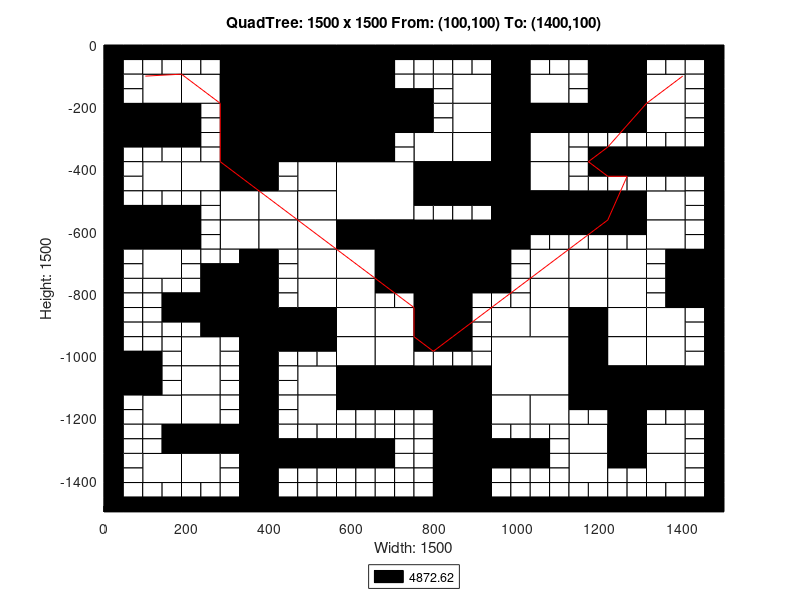

Write MATLAB code to recreate this figure.
axis([0 1500 -1500 0]);
title('QuadTree: 1500 x 1500 From: (100,100) To: (1400,100)');
xlabel('Width: 1500');
ylabel('Height: 1500');
rectangle('Position',[375 -187.5 187.5 187.5], 'FaceColor',[0 0 0]);
rectangle('Position',[375 -375 187.5 187.5], 'FaceColor',[0 0 0]);
rectangle('Position',[562.5 -562.5 187.5 187.5], 'FaceColor',[1 1 1]);
rectangle('Position',[750 -750 187.5 187.5], 'FaceColor',[0 0 0]);
rectangle('Position',[937.5 -1125 187.5 187.5], 'FaceColor',[1 1 1]);
rectangle('Position',[93.75 -187.5 93.75 93.75], 'FaceColor',[1 1 1]);
rectangle('Position',[281.25 -93.75 93.75 93.75], 'FaceColor',[0 0 0]);
rectangle('Position',[187.5 -187.5 93.75 93.75], 'FaceColor',[1 1 1]);
rectangle('Position',[281.25 -187.5 93.75 93.75], 'FaceColor',[0 0 0]);
rectangle('Position',[0 -281.25 93.75 93.75], 'FaceColor',[0 0 0]);
rectangle('Position',[93.75 -281.25 93.75 93.75], 'FaceColor',[0 0 0]);
rectangle('Position',[281.25 -281.25 93.75 93.75], 'FaceColor',[0 0 0]);
rectangle('Position',[281.25 -375 93.75 93.75], 'FaceColor',[0 0 0]);
rectangle('Position',[562.5 -93.75 93.75 93.75], 'FaceColor',[0 0 0]);
rectangle('Position',[562.5 -187.5 93.75 93.75], 'FaceColor',[0 0 0]);
rectangle('Position',[562.5 -281.25 93.75 93.75], 'FaceColor',[0 0 0]);
rectangle('Position',[656.25 -281.25 93.75 93.75], 'FaceColor',[0 0 0]);
rectangle('Position',[562.5 -375 93.75 93.75], 'FaceColor',[0 0 0]);
rectangle('Position',[93.75 -468.75 93.75 93.75], 'FaceColor',[1 1 1]);
rectangle('Position',[187.5 -468.75 93.75 93.75], 'FaceColor',[1 1 1]);
rectangle('Position',[281.25 -468.75 93.75 93.75], 'FaceColor',[0 0 0]);
rectangle('Position',[281.25 -562.5 93.75 93.75], 'FaceColor',[1 1 1]);
rectangle('Position',[0 -656.25 93.75 93.75], 'FaceColor',[0 0 0]);
rectangle('Position',[93.75 -656.25 93.75 93.75], 'FaceColor',[0 0 0]);
rectangle('Position',[93.75 -750 93.75 93.75], 'FaceColor',[1 1 1]);
rectangle('Position',[281.25 -656.25 93.75 93.75], 'FaceColor',[1 1 1]);
rectangle('Position',[468.75 -468.75 93.75 93.75], 'FaceColor',[1 1 1]);
rectangle('Position',[375 -562.5 93.75 93.75], 'FaceColor',[1 1 1]);
rectangle('Position',[468.75 -562.5 93.75 93.75], 'FaceColor',[1 1 1]);
rectangle('Position',[375 -656.25 93.75 93.75], 'FaceColor',[1 1 1]);
rectangle('Position',[468.75 -656.25 93.75 93.75], 'FaceColor',[1 1 1]);
rectangle('Position',[468.75 -750 93.75 93.75], 'FaceColor',[1 1 1]);
rectangle('Position',[562.5 -656.25 93.75 93.75], 'FaceColor',[0 0 0]);
rectangle('Position',[656.25 -656.25 93.75 93.75], 'FaceColor',[0 0 0]);
rectangle('Position',[562.5 -750 93.75 93.75], 'FaceColor',[1 1 1]);
rectangle('Position',[656.25 -750 93.75 93.75], 'FaceColor',[0 0 0]);
rectangle('Position',[843.75 -187.5 93.75 93.75], 'FaceColor',[1 1 1]);
rectangle('Position',[937.5 -93.75 93.75 93.75], 'FaceColor',[0 0 0]);
rectangle('Position',[937.5 -187.5 93.75 93.75], 'FaceColor',[0 0 0]);
rectangle('Position',[1031.25 -187.5 93.75 93.75], 'FaceColor',[1 1 1]);
rectangle('Position',[843.75 -281.25 93.75 93.75], 'FaceColor',[1 1 1]);
rectangle('Position',[750 -375 93.75 93.75], 'FaceColor',[1 1 1]);
rectangle('Position',[843.75 -375 93.75 93.75], 'FaceColor',[1 1 1]);
rectangle('Position',[937.5 -281.25 93.75 93.75], 'FaceColor',[0 0 0]);
rectangle('Position',[1031.25 -281.25 93.75 93.75], 'FaceColor',[0 0 0]);
rectangle('Position',[937.5 -375 93.75 93.75], 'FaceColor',[0 0 0]);
rectangle('Position',[1031.25 -375 93.75 93.75], 'FaceColor',[1 1 1]);
rectangle('Position',[1218.75 -93.75 93.75 93.75], 'FaceColor',[0 0 0]);
rectangle('Position',[1218.75 -187.5 93.75 93.75], 'FaceColor',[0 0 0]);
rectangle('Position',[1312.5 -187.5 93.75 93.75], 'FaceColor',[1 1 1]);
rectangle('Position',[1125 -281.25 93.75 93.75], 'FaceColor',[0 0 0]);
rectangle('Position',[1218.75 -281.25 93.75 93.75], 'FaceColor',[0 0 0]);
rectangle('Position',[1312.5 -281.25 93.75 93.75], 'FaceColor',[1 1 1]);
rectangle('Position',[750 -468.75 93.75 93.75], 'FaceColor',[0 0 0]);
rectangle('Position',[843.75 -468.75 93.75 93.75], 'FaceColor',[0 0 0]);
rectangle('Position',[937.5 -468.75 93.75 93.75], 'FaceColor',[0 0 0]);
rectangle('Position',[1031.25 -468.75 93.75 93.75], 'FaceColor',[1 1 1]);
rectangle('Position',[937.5 -562.5 93.75 93.75], 'FaceColor',[0 0 0]);
rectangle('Position',[1031.25 -562.5 93.75 93.75], 'FaceColor',[0 0 0]);
rectangle('Position',[937.5 -656.25 93.75 93.75], 'FaceColor',[0 0 0]);
rectangle('Position',[1031.25 -750 93.75 93.75], 'FaceColor',[1 1 1]);
rectangle('Position',[1125 -562.5 93.75 93.75], 'FaceColor',[0 0 0]);
rectangle('Position',[1218.75 -562.5 93.75 93.75], 'FaceColor',[0 0 0]);
rectangle('Position',[1312.5 -562.5 93.75 93.75], 'FaceColor',[1 1 1]);
rectangle('Position',[1125 -750 93.75 93.75], 'FaceColor',[1 1 1]);
rectangle('Position',[1218.75 -750 93.75 93.75], 'FaceColor',[1 1 1]);
rectangle('Position',[1312.5 -656.25 93.75 93.75], 'FaceColor',[1 1 1]);
rectangle('Position',[1406.25 -750 93.75 93.75], 'FaceColor',[0 0 0]);
rectangle('Position',[281.25 -843.75 93.75 93.75], 'FaceColor',[0 0 0]);
rectangle('Position',[281.25 -937.5 93.75 93.75], 'FaceColor',[0 0 0]);
rectangle('Position',[0 -1125 93.75 93.75], 'FaceColor',[0 0 0]);
rectangle('Position',[187.5 -1031.25 93.75 93.75], 'FaceColor',[1 1 1]);
rectangle('Position',[187.5 -1125 93.75 93.75], 'FaceColor',[1 1 1]);
rectangle('Position',[468.75 -843.75 93.75 93.75], 'FaceColor',[1 1 1]);
rectangle('Position',[375 -937.5 93.75 93.75], 'FaceColor',[0 0 0]);
rectangle('Position',[468.75 -937.5 93.75 93.75], 'FaceColor',[0 0 0]);
rectangle('Position',[562.5 -843.75 93.75 93.75], 'FaceColor',[1 1 1]);
rectangle('Position',[562.5 -937.5 93.75 93.75], 'FaceColor',[1 1 1]);
rectangle('Position',[656.25 -937.5 93.75 93.75], 'FaceColor',[1 1 1]);
rectangle('Position',[468.75 -1125 93.75 93.75], 'FaceColor',[1 1 1]);
rectangle('Position',[562.5 -1031.25 93.75 93.75], 'FaceColor',[1 1 1]);
rectangle('Position',[656.25 -1031.25 93.75 93.75], 'FaceColor',[1 1 1]);
rectangle('Position',[562.5 -1125 93.75 93.75], 'FaceColor',[0 0 0]);
rectangle('Position',[656.25 -1125 93.75 93.75], 'FaceColor',[0 0 0]);
rectangle('Position',[93.75 -1218.75 93.75 93.75], 'FaceColor',[1 1 1]);
rectangle('Position',[187.5 -1218.75 93.75 93.75], 'FaceColor',[1 1 1]);
rectangle('Position',[187.5 -1312.5 93.75 93.75], 'FaceColor',[0 0 0]);
rectangle('Position',[281.25 -1312.5 93.75 93.75], 'FaceColor',[0 0 0]);
rectangle('Position',[93.75 -1406.25 93.75 93.75], 'FaceColor',[1 1 1]);
rectangle('Position',[187.5 -1406.25 93.75 93.75], 'FaceColor',[1 1 1]);
rectangle('Position',[468.75 -1218.75 93.75 93.75], 'FaceColor',[1 1 1]);
rectangle('Position',[750 -843.75 93.75 93.75], 'FaceColor',[0 0 0]);
rectangle('Position',[750 -937.5 93.75 93.75], 'FaceColor',[0 0 0]);
rectangle('Position',[1031.25 -843.75 93.75 93.75], 'FaceColor',[1 1 1]);
rectangle('Position',[937.5 -937.5 93.75 93.75], 'FaceColor',[1 1 1]);
rectangle('Position',[1031.25 -937.5 93.75 93.75], 'FaceColor',[1 1 1]);
rectangle('Position',[750 -1125 93.75 93.75], 'FaceColor',[0 0 0]);
rectangle('Position',[843.75 -1125 93.75 93.75], 'FaceColor',[0 0 0]);
rectangle('Position',[1125 -843.75 93.75 93.75], 'FaceColor',[1 1 1]);
rectangle('Position',[1218.75 -843.75 93.75 93.75], 'FaceColor',[1 1 1]);
rectangle('Position',[1125 -937.5 93.75 93.75], 'FaceColor',[0 0 0]);
rectangle('Position',[1218.75 -937.5 93.75 93.75], 'FaceColor',[1 1 1]);
rectangle('Position',[1406.25 -843.75 93.75 93.75], 'FaceColor',[0 0 0]);
rectangle('Position',[1312.5 -937.5 93.75 93.75], 'FaceColor',[1 1 1]);
rectangle('Position',[1125 -1031.25 93.75 93.75], 'FaceColor',[0 0 0]);
rectangle('Position',[1218.75 -1031.25 93.75 93.75], 'FaceColor',[1 1 1]);
rectangle('Position',[1125 -1125 93.75 93.75], 'FaceColor',[0 0 0]);
rectangle('Position',[1218.75 -1125 93.75 93.75], 'FaceColor',[0 0 0]);
rectangle('Position',[1312.5 -1031.25 93.75 93.75], 'FaceColor',[1 1 1]);
rectangle('Position',[1312.5 -1125 93.75 93.75], 'FaceColor',[0 0 0]);
rectangle('Position',[1406.25 -1125 93.75 93.75], 'FaceColor',[0 0 0]);
rectangle('Position',[843.75 -1218.75 93.75 93.75], 'FaceColor',[0 0 0]);
rectangle('Position',[843.75 -1312.5 93.75 93.75], 'FaceColor',[0 0 0]);
rectangle('Position',[937.5 -1218.75 93.75 93.75], 'FaceColor',[1 1 1]);
rectangle('Position',[1031.25 -1218.75 93.75 93.75], 'FaceColor',[1 1 1]);
rectangle('Position',[843.75 -1406.25 93.75 93.75], 'FaceColor',[0 0 0]);
rectangle('Position',[843.75 -1500 93.75 93.75], 'FaceColor',[0 0 0]);
rectangle('Position',[1218.75 -1218.75 93.75 93.75], 'FaceColor',[0 0 0]);
rectangle('Position',[1125 -1312.5 93.75 93.75], 'FaceColor',[1 1 1]);
rectangle('Position',[1218.75 -1312.5 93.75 93.75], 'FaceColor',[0 0 0]);
rectangle('Position',[1312.5 -1312.5 93.75 93.75], 'FaceColor',[1 1 1]);
rectangle('Position',[1125 -1406.25 93.75 93.75], 'FaceColor',[1 1 1]);
rectangle('Position',[1312.5 -1406.25 93.75 93.75], 'FaceColor',[1 1 1]);
rectangle('Position',[0 -46.875 46.875 46.875], 'FaceColor',[0 0 0]);
rectangle('Position',[46.875 -46.875 46.875 46.875], 'FaceColor',[0 0 0]);
rectangle('Position',[0 -93.75 46.875 46.875], 'FaceColor',[0 0 0]);
rectangle('Position',[46.875 -93.75 46.875 46.875], 'FaceColor',[1 1 1]);
rectangle('Position',[93.75 -46.875 46.875 46.875], 'FaceColor',[0 0 0]);
rectangle('Position',[140.625 -46.875 46.875 46.875], 'FaceColor',[0 0 0]);
rectangle('Position',[93.75 -93.75 46.875 46.875], 'FaceColor',[1 1 1]);
rectangle('Position',[140.625 -93.75 46.875 46.875], 'FaceColor',[1 1 1]);
rectangle('Position',[0 -140.625 46.875 46.875], 'FaceColor',[0 0 0]);
rectangle('Position',[46.875 -140.625 46.875 46.875], 'FaceColor',[1 1 1]);
rectangle('Position',[0 -187.5 46.875 46.875], 'FaceColor',[0 0 0]);
rectangle('Position',[46.875 -187.5 46.875 46.875], 'FaceColor',[1 1 1]);
rectangle('Position',[187.5 -46.875 46.875 46.875], 'FaceColor',[0 0 0]);
rectangle('Position',[234.375 -46.875 46.875 46.875], 'FaceColor',[0 0 0]);
rectangle('Position',[187.5 -93.75 46.875 46.875], 'FaceColor',[1 1 1]);
rectangle('Position',[234.375 -93.75 46.875 46.875], 'FaceColor',[1 1 1]);
rectangle('Position',[0 -328.125 46.875 46.875], 'FaceColor',[0 0 0]);
rectangle('Position',[46.875 -328.125 46.875 46.875], 'FaceColor',[0 0 0]);
rectangle('Position',[0 -375 46.875 46.875], 'FaceColor',[0 0 0]);
rectangle('Position',[46.875 -375 46.875 46.875], 'FaceColor',[1 1 1]);
rectangle('Position',[93.75 -328.125 46.875 46.875], 'FaceColor',[0 0 0]);
rectangle('Position',[140.625 -328.125 46.875 46.875], 'FaceColor',[0 0 0]);
rectangle('Position',[93.75 -375 46.875 46.875], 'FaceColor',[1 1 1]);
rectangle('Position',[140.625 -375 46.875 46.875], 'FaceColor',[1 1 1]);
rectangle('Position',[187.5 -234.375 46.875 46.875], 'FaceColor',[0 0 0]);
rectangle('Position',[234.375 -234.375 46.875 46.875], 'FaceColor',[1 1 1]);
rectangle('Position',[187.5 -281.25 46.875 46.875], 'FaceColor',[0 0 0]);
rectangle('Position',[234.375 -281.25 46.875 46.875], 'FaceColor',[1 1 1]);
rectangle('Position',[187.5 -328.125 46.875 46.875], 'FaceColor',[0 0 0]);
rectangle('Position',[234.375 -328.125 46.875 46.875], 'FaceColor',[1 1 1]);
rectangle('Position',[187.5 -375 46.875 46.875], 'FaceColor',[1 1 1]);
rectangle('Position',[234.375 -375 46.875 46.875], 'FaceColor',[1 1 1]);
rectangle('Position',[656.25 -46.875 46.875 46.875], 'FaceColor',[0 0 0]);
rectangle('Position',[703.125 -46.875 46.875 46.875], 'FaceColor',[0 0 0]);
rectangle('Position',[656.25 -93.75 46.875 46.875], 'FaceColor',[0 0 0]);
rectangle('Position',[703.125 -93.75 46.875 46.875], 'FaceColor',[1 1 1]);
rectangle('Position',[656.25 -140.625 46.875 46.875], 'FaceColor',[0 0 0]);
rectangle('Position',[703.125 -140.625 46.875 46.875], 'FaceColor',[1 1 1]);
rectangle('Position',[656.25 -187.5 46.875 46.875], 'FaceColor',[0 0 0]);
rectangle('Position',[703.125 -187.5 46.875 46.875], 'FaceColor',[0 0 0]);
rectangle('Position',[656.25 -328.125 46.875 46.875], 'FaceColor',[0 0 0]);
rectangle('Position',[703.125 -328.125 46.875 46.875], 'FaceColor',[1 1 1]);
rectangle('Position',[656.25 -375 46.875 46.875], 'FaceColor',[0 0 0]);
rectangle('Position',[703.125 -375 46.875 46.875], 'FaceColor',[1 1 1]);
rectangle('Position',[0 -421.875 46.875 46.875], 'FaceColor',[0 0 0]);
rectangle('Position',[46.875 -421.875 46.875 46.875], 'FaceColor',[1 1 1]);
rectangle('Position',[0 -468.75 46.875 46.875], 'FaceColor',[0 0 0]);
rectangle('Position',[46.875 -468.75 46.875 46.875], 'FaceColor',[1 1 1]);
rectangle('Position',[0 -515.625 46.875 46.875], 'FaceColor',[0 0 0]);
rectangle('Position',[46.875 -515.625 46.875 46.875], 'FaceColor',[1 1 1]);
rectangle('Position',[0 -562.5 46.875 46.875], 'FaceColor',[0 0 0]);
rectangle('Position',[46.875 -562.5 46.875 46.875], 'FaceColor',[0 0 0]);
rectangle('Position',[93.75 -515.625 46.875 46.875], 'FaceColor',[1 1 1]);
rectangle('Position',[140.625 -515.625 46.875 46.875], 'FaceColor',[1 1 1]);
rectangle('Position',[93.75 -562.5 46.875 46.875], 'FaceColor',[0 0 0]);
rectangle('Position',[140.625 -562.5 46.875 46.875], 'FaceColor',[0 0 0]);
rectangle('Position',[187.5 -515.625 46.875 46.875], 'FaceColor',[1 1 1]);
rectangle('Position',[234.375 -515.625 46.875 46.875], 'FaceColor',[1 1 1]);
rectangle('Position',[187.5 -562.5 46.875 46.875], 'FaceColor',[0 0 0]);
rectangle('Position',[234.375 -562.5 46.875 46.875], 'FaceColor',[1 1 1]);
rectangle('Position',[0 -703.125 46.875 46.875], 'FaceColor',[0 0 0]);
rectangle('Position',[46.875 -703.125 46.875 46.875], 'FaceColor',[1 1 1]);
rectangle('Position',[0 -750 46.875 46.875], 'FaceColor',[0 0 0]);
rectangle('Position',[46.875 -750 46.875 46.875], 'FaceColor',[1 1 1]);
rectangle('Position',[187.5 -609.375 46.875 46.875], 'FaceColor',[0 0 0]);
rectangle('Position',[234.375 -609.375 46.875 46.875], 'FaceColor',[1 1 1]);
rectangle('Position',[187.5 -656.25 46.875 46.875], 'FaceColor',[0 0 0]);
rectangle('Position',[234.375 -656.25 46.875 46.875], 'FaceColor',[1 1 1]);
rectangle('Position',[187.5 -703.125 46.875 46.875], 'FaceColor',[1 1 1]);
rectangle('Position',[234.375 -703.125 46.875 46.875], 'FaceColor',[1 1 1]);
rectangle('Position',[187.5 -750 46.875 46.875], 'FaceColor',[1 1 1]);
rectangle('Position',[234.375 -750 46.875 46.875], 'FaceColor',[0 0 0]);
rectangle('Position',[281.25 -703.125 46.875 46.875], 'FaceColor',[1 1 1]);
rectangle('Position',[328.125 -703.125 46.875 46.875], 'FaceColor',[0 0 0]);
rectangle('Position',[281.25 -750 46.875 46.875], 'FaceColor',[0 0 0]);
rectangle('Position',[328.125 -750 46.875 46.875], 'FaceColor',[0 0 0]);
rectangle('Position',[375 -421.875 46.875 46.875], 'FaceColor',[0 0 0]);
rectangle('Position',[421.875 -421.875 46.875 46.875], 'FaceColor',[1 1 1]);
rectangle('Position',[375 -468.75 46.875 46.875], 'FaceColor',[0 0 0]);
rectangle('Position',[421.875 -468.75 46.875 46.875], 'FaceColor',[1 1 1]);
rectangle('Position',[375 -703.125 46.875 46.875], 'FaceColor',[0 0 0]);
rectangle('Position',[421.875 -703.125 46.875 46.875], 'FaceColor',[1 1 1]);
rectangle('Position',[375 -750 46.875 46.875], 'FaceColor',[0 0 0]);
rectangle('Position',[421.875 -750 46.875 46.875], 'FaceColor',[1 1 1]);
rectangle('Position',[750 -46.875 46.875 46.875], 'FaceColor',[0 0 0]);
rectangle('Position',[796.875 -46.875 46.875 46.875], 'FaceColor',[0 0 0]);
rectangle('Position',[750 -93.75 46.875 46.875], 'FaceColor',[1 1 1]);
rectangle('Position',[796.875 -93.75 46.875 46.875], 'FaceColor',[1 1 1]);
rectangle('Position',[843.75 -46.875 46.875 46.875], 'FaceColor',[0 0 0]);
rectangle('Position',[890.625 -46.875 46.875 46.875], 'FaceColor',[0 0 0]);
rectangle('Position',[843.75 -93.75 46.875 46.875], 'FaceColor',[1 1 1]);
rectangle('Position',[890.625 -93.75 46.875 46.875], 'FaceColor',[1 1 1]);
rectangle('Position',[750 -140.625 46.875 46.875], 'FaceColor',[1 1 1]);
rectangle('Position',[796.875 -140.625 46.875 46.875], 'FaceColor',[1 1 1]);
rectangle('Position',[750 -187.5 46.875 46.875], 'FaceColor',[0 0 0]);
rectangle('Position',[796.875 -187.5 46.875 46.875], 'FaceColor',[1 1 1]);
rectangle('Position',[1031.25 -46.875 46.875 46.875], 'FaceColor',[0 0 0]);
rectangle('Position',[1078.12 -46.875 46.875 46.875], 'FaceColor',[0 0 0]);
rectangle('Position',[1031.25 -93.75 46.875 46.875], 'FaceColor',[1 1 1]);
rectangle('Position',[1078.12 -93.75 46.875 46.875], 'FaceColor',[1 1 1]);
rectangle('Position',[750 -234.375 46.875 46.875], 'FaceColor',[0 0 0]);
rectangle('Position',[796.875 -234.375 46.875 46.875], 'FaceColor',[1 1 1]);
rectangle('Position',[750 -281.25 46.875 46.875], 'FaceColor',[0 0 0]);
rectangle('Position',[796.875 -281.25 46.875 46.875], 'FaceColor',[1 1 1]);
rectangle('Position',[1125 -46.875 46.875 46.875], 'FaceColor',[0 0 0]);
rectangle('Position',[1171.88 -46.875 46.875 46.875], 'FaceColor',[0 0 0]);
rectangle('Position',[1125 -93.75 46.875 46.875], 'FaceColor',[1 1 1]);
rectangle('Position',[1171.88 -93.75 46.875 46.875], 'FaceColor',[0 0 0]);
rectangle('Position',[1125 -140.625 46.875 46.875], 'FaceColor',[1 1 1]);
rectangle('Position',[1171.88 -140.625 46.875 46.875], 'FaceColor',[0 0 0]);
rectangle('Position',[1125 -187.5 46.875 46.875], 'FaceColor',[1 1 1]);
rectangle('Position',[1171.88 -187.5 46.875 46.875], 'FaceColor',[0 0 0]);
rectangle('Position',[1312.5 -46.875 46.875 46.875], 'FaceColor',[0 0 0]);
rectangle('Position',[1359.38 -46.875 46.875 46.875], 'FaceColor',[0 0 0]);
rectangle('Position',[1312.5 -93.75 46.875 46.875], 'FaceColor',[1 1 1]);
rectangle('Position',[1359.38 -93.75 46.875 46.875], 'FaceColor',[1 1 1]);
rectangle('Position',[1406.25 -46.875 46.875 46.875], 'FaceColor',[0 0 0]);
rectangle('Position',[1453.12 -46.875 46.875 46.875], 'FaceColor',[0 0 0]);
rectangle('Position',[1406.25 -93.75 46.875 46.875], 'FaceColor',[1 1 1]);
rectangle('Position',[1453.12 -93.75 46.875 46.875], 'FaceColor',[0 0 0]);
rectangle('Position',[1406.25 -140.625 46.875 46.875], 'FaceColor',[1 1 1]);
rectangle('Position',[1453.12 -140.625 46.875 46.875], 'FaceColor',[0 0 0]);
rectangle('Position',[1406.25 -187.5 46.875 46.875], 'FaceColor',[1 1 1]);
rectangle('Position',[1453.12 -187.5 46.875 46.875], 'FaceColor',[0 0 0]);
rectangle('Position',[1125 -328.125 46.875 46.875], 'FaceColor',[1 1 1]);
rectangle('Position',[1171.88 -328.125 46.875 46.875], 'FaceColor',[1 1 1]);
rectangle('Position',[1125 -375 46.875 46.875], 'FaceColor',[1 1 1]);
rectangle('Position',[1171.88 -375 46.875 46.875], 'FaceColor',[0 0 0]);
rectangle('Position',[1218.75 -328.125 46.875 46.875], 'FaceColor',[1 1 1]);
rectangle('Position',[1265.62 -328.125 46.875 46.875], 'FaceColor',[1 1 1]);
rectangle('Position',[1218.75 -375 46.875 46.875], 'FaceColor',[0 0 0]);
rectangle('Position',[1265.62 -375 46.875 46.875], 'FaceColor',[0 0 0]);
rectangle('Position',[1406.25 -234.375 46.875 46.875], 'FaceColor',[1 1 1]);
rectangle('Position',[1453.12 -234.375 46.875 46.875], 'FaceColor',[0 0 0]);
rectangle('Position',[1406.25 -281.25 46.875 46.875], 'FaceColor',[1 1 1]);
rectangle('Position',[1453.12 -281.25 46.875 46.875], 'FaceColor',[0 0 0]);
rectangle('Position',[1312.5 -328.125 46.875 46.875], 'FaceColor',[1 1 1]);
rectangle('Position',[1359.38 -328.125 46.875 46.875], 'FaceColor',[1 1 1]);
rectangle('Position',[1312.5 -375 46.875 46.875], 'FaceColor',[0 0 0]);
rectangle('Position',[1359.38 -375 46.875 46.875], 'FaceColor',[0 0 0]);
rectangle('Position',[1406.25 -328.125 46.875 46.875], 'FaceColor',[1 1 1]);
rectangle('Position',[1453.12 -328.125 46.875 46.875], 'FaceColor',[0 0 0]);
rectangle('Position',[1406.25 -375 46.875 46.875], 'FaceColor',[0 0 0]);
rectangle('Position',[1453.12 -375 46.875 46.875], 'FaceColor',[0 0 0]);
rectangle('Position',[750 -515.625 46.875 46.875], 'FaceColor',[0 0 0]);
rectangle('Position',[796.875 -515.625 46.875 46.875], 'FaceColor',[0 0 0]);
rectangle('Position',[750 -562.5 46.875 46.875], 'FaceColor',[1 1 1]);
rectangle('Position',[796.875 -562.5 46.875 46.875], 'FaceColor',[1 1 1]);
rectangle('Position',[843.75 -515.625 46.875 46.875], 'FaceColor',[0 0 0]);
rectangle('Position',[890.625 -515.625 46.875 46.875], 'FaceColor',[0 0 0]);
rectangle('Position',[843.75 -562.5 46.875 46.875], 'FaceColor',[1 1 1]);
rectangle('Position',[890.625 -562.5 46.875 46.875], 'FaceColor',[1 1 1]);
rectangle('Position',[1031.25 -609.375 46.875 46.875], 'FaceColor',[0 0 0]);
rectangle('Position',[1078.12 -609.375 46.875 46.875], 'FaceColor',[0 0 0]);
rectangle('Position',[1031.25 -656.25 46.875 46.875], 'FaceColor',[1 1 1]);
rectangle('Position',[1078.12 -656.25 46.875 46.875], 'FaceColor',[1 1 1]);
rectangle('Position',[937.5 -703.125 46.875 46.875], 'FaceColor',[0 0 0]);
rectangle('Position',[984.375 -703.125 46.875 46.875], 'FaceColor',[1 1 1]);
rectangle('Position',[937.5 -750 46.875 46.875], 'FaceColor',[0 0 0]);
rectangle('Position',[984.375 -750 46.875 46.875], 'FaceColor',[1 1 1]);
rectangle('Position',[1125 -421.875 46.875 46.875], 'FaceColor',[1 1 1]);
rectangle('Position',[1171.88 -421.875 46.875 46.875], 'FaceColor',[0 0 0]);
rectangle('Position',[1125 -468.75 46.875 46.875], 'FaceColor',[1 1 1]);
rectangle('Position',[1171.88 -468.75 46.875 46.875], 'FaceColor',[1 1 1]);
rectangle('Position',[1218.75 -421.875 46.875 46.875], 'FaceColor',[0 0 0]);
rectangle('Position',[1265.62 -421.875 46.875 46.875], 'FaceColor',[0 0 0]);
rectangle('Position',[1218.75 -468.75 46.875 46.875], 'FaceColor',[1 1 1]);
rectangle('Position',[1265.62 -468.75 46.875 46.875], 'FaceColor',[1 1 1]);
rectangle('Position',[1312.5 -421.875 46.875 46.875], 'FaceColor',[0 0 0]);
rectangle('Position',[1359.38 -421.875 46.875 46.875], 'FaceColor',[0 0 0]);
rectangle('Position',[1312.5 -468.75 46.875 46.875], 'FaceColor',[1 1 1]);
rectangle('Position',[1359.38 -468.75 46.875 46.875], 'FaceColor',[1 1 1]);
rectangle('Position',[1406.25 -421.875 46.875 46.875], 'FaceColor',[0 0 0]);
rectangle('Position',[1453.12 -421.875 46.875 46.875], 'FaceColor',[0 0 0]);
rectangle('Position',[1406.25 -468.75 46.875 46.875], 'FaceColor',[1 1 1]);
rectangle('Position',[1453.12 -468.75 46.875 46.875], 'FaceColor',[0 0 0]);
rectangle('Position',[1406.25 -515.625 46.875 46.875], 'FaceColor',[1 1 1]);
rectangle('Position',[1453.12 -515.625 46.875 46.875], 'FaceColor',[0 0 0]);
rectangle('Position',[1406.25 -562.5 46.875 46.875], 'FaceColor',[1 1 1]);
rectangle('Position',[1453.12 -562.5 46.875 46.875], 'FaceColor',[0 0 0]);
rectangle('Position',[1125 -609.375 46.875 46.875], 'FaceColor',[0 0 0]);
rectangle('Position',[1171.88 -609.375 46.875 46.875], 'FaceColor',[0 0 0]);
rectangle('Position',[1125 -656.25 46.875 46.875], 'FaceColor',[1 1 1]);
rectangle('Position',[1171.88 -656.25 46.875 46.875], 'FaceColor',[1 1 1]);
rectangle('Position',[1218.75 -609.375 46.875 46.875], 'FaceColor',[0 0 0]);
rectangle('Position',[1265.62 -609.375 46.875 46.875], 'FaceColor',[0 0 0]);
rectangle('Position',[1218.75 -656.25 46.875 46.875], 'FaceColor',[1 1 1]);
rectangle('Position',[1265.62 -656.25 46.875 46.875], 'FaceColor',[1 1 1]);
rectangle('Position',[1406.25 -609.375 46.875 46.875], 'FaceColor',[1 1 1]);
rectangle('Position',[1453.12 -609.375 46.875 46.875], 'FaceColor',[0 0 0]);
rectangle('Position',[1406.25 -656.25 46.875 46.875], 'FaceColor',[1 1 1]);
rectangle('Position',[1453.12 -656.25 46.875 46.875], 'FaceColor',[0 0 0]);
rectangle('Position',[1312.5 -703.125 46.875 46.875], 'FaceColor',[1 1 1]);
rectangle('Position',[1359.38 -703.125 46.875 46.875], 'FaceColor',[0 0 0]);
rectangle('Position',[1312.5 -750 46.875 46.875], 'FaceColor',[1 1 1]);
rectangle('Position',[1359.38 -750 46.875 46.875], 'FaceColor',[0 0 0]);
rectangle('Position',[0 -796.875 46.875 46.875], 'FaceColor',[0 0 0]);
rectangle('Position',[46.875 -796.875 46.875 46.875], 'FaceColor',[1 1 1]);
rectangle('Position',[0 -843.75 46.875 46.875], 'FaceColor',[0 0 0]);
rectangle('Position',[46.875 -843.75 46.875 46.875], 'FaceColor',[1 1 1]);
rectangle('Position',[93.75 -796.875 46.875 46.875], 'FaceColor',[1 1 1]);
rectangle('Position',[140.625 -796.875 46.875 46.875], 'FaceColor',[1 1 1]);
rectangle('Position',[93.75 -843.75 46.875 46.875], 'FaceColor',[1 1 1]);
rectangle('Position',[140.625 -843.75 46.875 46.875], 'FaceColor',[0 0 0]);
rectangle('Position',[0 -890.625 46.875 46.875], 'FaceColor',[0 0 0]);
rectangle('Position',[46.875 -890.625 46.875 46.875], 'FaceColor',[1 1 1]);
rectangle('Position',[0 -937.5 46.875 46.875], 'FaceColor',[0 0 0]);
rectangle('Position',[46.875 -937.5 46.875 46.875], 'FaceColor',[1 1 1]);
rectangle('Position',[93.75 -890.625 46.875 46.875], 'FaceColor',[1 1 1]);
rectangle('Position',[140.625 -890.625 46.875 46.875], 'FaceColor',[0 0 0]);
rectangle('Position',[93.75 -937.5 46.875 46.875], 'FaceColor',[1 1 1]);
rectangle('Position',[140.625 -937.5 46.875 46.875], 'FaceColor',[1 1 1]);
rectangle('Position',[187.5 -796.875 46.875 46.875], 'FaceColor',[1 1 1]);
rectangle('Position',[234.375 -796.875 46.875 46.875], 'FaceColor',[0 0 0]);
rectangle('Position',[187.5 -843.75 46.875 46.875], 'FaceColor',[0 0 0]);
rectangle('Position',[234.375 -843.75 46.875 46.875], 'FaceColor',[0 0 0]);
rectangle('Position',[187.5 -890.625 46.875 46.875], 'FaceColor',[0 0 0]);
rectangle('Position',[234.375 -890.625 46.875 46.875], 'FaceColor',[0 0 0]);
rectangle('Position',[187.5 -937.5 46.875 46.875], 'FaceColor',[1 1 1]);
rectangle('Position',[234.375 -937.5 46.875 46.875], 'FaceColor',[0 0 0]);
rectangle('Position',[0 -984.375 46.875 46.875], 'FaceColor',[0 0 0]);
rectangle('Position',[46.875 -984.375 46.875 46.875], 'FaceColor',[1 1 1]);
rectangle('Position',[0 -1031.25 46.875 46.875], 'FaceColor',[0 0 0]);
rectangle('Position',[46.875 -1031.25 46.875 46.875], 'FaceColor',[0 0 0]);
rectangle('Position',[93.75 -984.375 46.875 46.875], 'FaceColor',[1 1 1]);
rectangle('Position',[140.625 -984.375 46.875 46.875], 'FaceColor',[1 1 1]);
rectangle('Position',[93.75 -1031.25 46.875 46.875], 'FaceColor',[0 0 0]);
rectangle('Position',[140.625 -1031.25 46.875 46.875], 'FaceColor',[1 1 1]);
rectangle('Position',[93.75 -1078.12 46.875 46.875], 'FaceColor',[0 0 0]);
rectangle('Position',[140.625 -1078.12 46.875 46.875], 'FaceColor',[1 1 1]);
rectangle('Position',[93.75 -1125 46.875 46.875], 'FaceColor',[0 0 0]);
rectangle('Position',[140.625 -1125 46.875 46.875], 'FaceColor',[1 1 1]);
rectangle('Position',[281.25 -984.375 46.875 46.875], 'FaceColor',[1 1 1]);
rectangle('Position',[328.125 -984.375 46.875 46.875], 'FaceColor',[0 0 0]);
rectangle('Position',[281.25 -1031.25 46.875 46.875], 'FaceColor',[1 1 1]);
rectangle('Position',[328.125 -1031.25 46.875 46.875], 'FaceColor',[0 0 0]);
rectangle('Position',[281.25 -1078.12 46.875 46.875], 'FaceColor',[1 1 1]);
rectangle('Position',[328.125 -1078.12 46.875 46.875], 'FaceColor',[0 0 0]);
rectangle('Position',[281.25 -1125 46.875 46.875], 'FaceColor',[1 1 1]);
rectangle('Position',[328.125 -1125 46.875 46.875], 'FaceColor',[0 0 0]);
rectangle('Position',[375 -796.875 46.875 46.875], 'FaceColor',[0 0 0]);
rectangle('Position',[421.875 -796.875 46.875 46.875], 'FaceColor',[1 1 1]);
rectangle('Position',[375 -843.75 46.875 46.875], 'FaceColor',[0 0 0]);
rectangle('Position',[421.875 -843.75 46.875 46.875], 'FaceColor',[1 1 1]);
rectangle('Position',[656.25 -796.875 46.875 46.875], 'FaceColor',[0 0 0]);
rectangle('Position',[703.125 -796.875 46.875 46.875], 'FaceColor',[0 0 0]);
rectangle('Position',[656.25 -843.75 46.875 46.875], 'FaceColor',[1 1 1]);
rectangle('Position',[703.125 -843.75 46.875 46.875], 'FaceColor',[1 1 1]);
rectangle('Position',[375 -984.375 46.875 46.875], 'FaceColor',[0 0 0]);
rectangle('Position',[421.875 -984.375 46.875 46.875], 'FaceColor',[0 0 0]);
rectangle('Position',[375 -1031.25 46.875 46.875], 'FaceColor',[0 0 0]);
rectangle('Position',[421.875 -1031.25 46.875 46.875], 'FaceColor',[1 1 1]);
rectangle('Position',[468.75 -984.375 46.875 46.875], 'FaceColor',[0 0 0]);
rectangle('Position',[515.625 -984.375 46.875 46.875], 'FaceColor',[0 0 0]);
rectangle('Position',[468.75 -1031.25 46.875 46.875], 'FaceColor',[1 1 1]);
rectangle('Position',[515.625 -1031.25 46.875 46.875], 'FaceColor',[1 1 1]);
rectangle('Position',[375 -1078.12 46.875 46.875], 'FaceColor',[0 0 0]);
rectangle('Position',[421.875 -1078.12 46.875 46.875], 'FaceColor',[1 1 1]);
rectangle('Position',[375 -1125 46.875 46.875], 'FaceColor',[0 0 0]);
rectangle('Position',[421.875 -1125 46.875 46.875], 'FaceColor',[1 1 1]);
rectangle('Position',[0 -1171.88 46.875 46.875], 'FaceColor',[0 0 0]);
rectangle('Position',[46.875 -1171.88 46.875 46.875], 'FaceColor',[1 1 1]);
rectangle('Position',[0 -1218.75 46.875 46.875], 'FaceColor',[0 0 0]);
rectangle('Position',[46.875 -1218.75 46.875 46.875], 'FaceColor',[1 1 1]);
rectangle('Position',[0 -1265.62 46.875 46.875], 'FaceColor',[0 0 0]);
rectangle('Position',[46.875 -1265.62 46.875 46.875], 'FaceColor',[1 1 1]);
rectangle('Position',[0 -1312.5 46.875 46.875], 'FaceColor',[0 0 0]);
rectangle('Position',[46.875 -1312.5 46.875 46.875], 'FaceColor',[1 1 1]);
rectangle('Position',[93.75 -1265.62 46.875 46.875], 'FaceColor',[1 1 1]);
rectangle('Position',[140.625 -1265.62 46.875 46.875], 'FaceColor',[0 0 0]);
rectangle('Position',[93.75 -1312.5 46.875 46.875], 'FaceColor',[1 1 1]);
rectangle('Position',[140.625 -1312.5 46.875 46.875], 'FaceColor',[0 0 0]);
rectangle('Position',[281.25 -1171.88 46.875 46.875], 'FaceColor',[1 1 1]);
rectangle('Position',[328.125 -1171.88 46.875 46.875], 'FaceColor',[0 0 0]);
rectangle('Position',[281.25 -1218.75 46.875 46.875], 'FaceColor',[1 1 1]);
rectangle('Position',[328.125 -1218.75 46.875 46.875], 'FaceColor',[0 0 0]);
rectangle('Position',[0 -1359.38 46.875 46.875], 'FaceColor',[0 0 0]);
rectangle('Position',[46.875 -1359.38 46.875 46.875], 'FaceColor',[1 1 1]);
rectangle('Position',[0 -1406.25 46.875 46.875], 'FaceColor',[0 0 0]);
rectangle('Position',[46.875 -1406.25 46.875 46.875], 'FaceColor',[1 1 1]);
rectangle('Position',[0 -1453.12 46.875 46.875], 'FaceColor',[0 0 0]);
rectangle('Position',[46.875 -1453.12 46.875 46.875], 'FaceColor',[1 1 1]);
rectangle('Position',[0 -1500 46.875 46.875], 'FaceColor',[0 0 0]);
rectangle('Position',[46.875 -1500 46.875 46.875], 'FaceColor',[0 0 0]);
rectangle('Position',[93.75 -1453.12 46.875 46.875], 'FaceColor',[1 1 1]);
rectangle('Position',[140.625 -1453.12 46.875 46.875], 'FaceColor',[1 1 1]);
rectangle('Position',[93.75 -1500 46.875 46.875], 'FaceColor',[0 0 0]);
rectangle('Position',[140.625 -1500 46.875 46.875], 'FaceColor',[0 0 0]);
rectangle('Position',[281.25 -1359.38 46.875 46.875], 'FaceColor',[1 1 1]);
rectangle('Position',[328.125 -1359.38 46.875 46.875], 'FaceColor',[0 0 0]);
rectangle('Position',[281.25 -1406.25 46.875 46.875], 'FaceColor',[1 1 1]);
rectangle('Position',[328.125 -1406.25 46.875 46.875], 'FaceColor',[0 0 0]);
rectangle('Position',[187.5 -1453.12 46.875 46.875], 'FaceColor',[1 1 1]);
rectangle('Position',[234.375 -1453.12 46.875 46.875], 'FaceColor',[1 1 1]);
rectangle('Position',[187.5 -1500 46.875 46.875], 'FaceColor',[0 0 0]);
rectangle('Position',[234.375 -1500 46.875 46.875], 'FaceColor',[0 0 0]);
rectangle('Position',[281.25 -1453.12 46.875 46.875], 'FaceColor',[1 1 1]);
rectangle('Position',[328.125 -1453.12 46.875 46.875], 'FaceColor',[0 0 0]);
rectangle('Position',[281.25 -1500 46.875 46.875], 'FaceColor',[0 0 0]);
rectangle('Position',[328.125 -1500 46.875 46.875], 'FaceColor',[0 0 0]);
rectangle('Position',[375 -1171.88 46.875 46.875], 'FaceColor',[0 0 0]);
rectangle('Position',[421.875 -1171.88 46.875 46.875], 'FaceColor',[1 1 1]);
rectangle('Position',[375 -1218.75 46.875 46.875], 'FaceColor',[0 0 0]);
rectangle('Position',[421.875 -1218.75 46.875 46.875], 'FaceColor',[1 1 1]);
rectangle('Position',[375 -1265.62 46.875 46.875], 'FaceColor',[0 0 0]);
rectangle('Position',[421.875 -1265.62 46.875 46.875], 'FaceColor',[1 1 1]);
rectangle('Position',[375 -1312.5 46.875 46.875], 'FaceColor',[0 0 0]);
rectangle('Position',[421.875 -1312.5 46.875 46.875], 'FaceColor',[0 0 0]);
rectangle('Position',[468.75 -1265.62 46.875 46.875], 'FaceColor',[1 1 1]);
rectangle('Position',[515.625 -1265.62 46.875 46.875], 'FaceColor',[1 1 1]);
rectangle('Position',[468.75 -1312.5 46.875 46.875], 'FaceColor',[0 0 0]);
rectangle('Position',[515.625 -1312.5 46.875 46.875], 'FaceColor',[0 0 0]);
rectangle('Position',[562.5 -1171.88 46.875 46.875], 'FaceColor',[0 0 0]);
rectangle('Position',[609.375 -1171.88 46.875 46.875], 'FaceColor',[0 0 0]);
rectangle('Position',[562.5 -1218.75 46.875 46.875], 'FaceColor',[1 1 1]);
rectangle('Position',[609.375 -1218.75 46.875 46.875], 'FaceColor',[1 1 1]);
rectangle('Position',[656.25 -1171.88 46.875 46.875], 'FaceColor',[0 0 0]);
rectangle('Position',[703.125 -1171.88 46.875 46.875], 'FaceColor',[0 0 0]);
rectangle('Position',[656.25 -1218.75 46.875 46.875], 'FaceColor',[1 1 1]);
rectangle('Position',[703.125 -1218.75 46.875 46.875], 'FaceColor',[1 1 1]);
rectangle('Position',[562.5 -1265.62 46.875 46.875], 'FaceColor',[1 1 1]);
rectangle('Position',[609.375 -1265.62 46.875 46.875], 'FaceColor',[1 1 1]);
rectangle('Position',[562.5 -1312.5 46.875 46.875], 'FaceColor',[0 0 0]);
rectangle('Position',[609.375 -1312.5 46.875 46.875], 'FaceColor',[0 0 0]);
rectangle('Position',[656.25 -1265.62 46.875 46.875], 'FaceColor',[1 1 1]);
rectangle('Position',[703.125 -1265.62 46.875 46.875], 'FaceColor',[1 1 1]);
rectangle('Position',[656.25 -1312.5 46.875 46.875], 'FaceColor',[0 0 0]);
rectangle('Position',[703.125 -1312.5 46.875 46.875], 'FaceColor',[1 1 1]);
rectangle('Position',[375 -1359.38 46.875 46.875], 'FaceColor',[0 0 0]);
rectangle('Position',[421.875 -1359.38 46.875 46.875], 'FaceColor',[0 0 0]);
rectangle('Position',[375 -1406.25 46.875 46.875], 'FaceColor',[0 0 0]);
rectangle('Position',[421.875 -1406.25 46.875 46.875], 'FaceColor',[1 1 1]);
rectangle('Position',[468.75 -1359.38 46.875 46.875], 'FaceColor',[0 0 0]);
rectangle('Position',[515.625 -1359.38 46.875 46.875], 'FaceColor',[0 0 0]);
rectangle('Position',[468.75 -1406.25 46.875 46.875], 'FaceColor',[1 1 1]);
rectangle('Position',[515.625 -1406.25 46.875 46.875], 'FaceColor',[1 1 1]);
rectangle('Position',[375 -1453.12 46.875 46.875], 'FaceColor',[0 0 0]);
rectangle('Position',[421.875 -1453.12 46.875 46.875], 'FaceColor',[1 1 1]);
rectangle('Position',[375 -1500 46.875 46.875], 'FaceColor',[0 0 0]);
rectangle('Position',[421.875 -1500 46.875 46.875], 'FaceColor',[0 0 0]);
rectangle('Position',[468.75 -1453.12 46.875 46.875], 'FaceColor',[1 1 1]);
rectangle('Position',[515.625 -1453.12 46.875 46.875], 'FaceColor',[1 1 1]);
rectangle('Position',[468.75 -1500 46.875 46.875], 'FaceColor',[0 0 0]);
rectangle('Position',[515.625 -1500 46.875 46.875], 'FaceColor',[0 0 0]);
rectangle('Position',[562.5 -1359.38 46.875 46.875], 'FaceColor',[0 0 0]);
rectangle('Position',[609.375 -1359.38 46.875 46.875], 'FaceColor',[0 0 0]);
rectangle('Position',[562.5 -1406.25 46.875 46.875], 'FaceColor',[1 1 1]);
rectangle('Position',[609.375 -1406.25 46.875 46.875], 'FaceColor',[1 1 1]);
rectangle('Position',[656.25 -1359.38 46.875 46.875], 'FaceColor',[0 0 0]);
rectangle('Position',[703.125 -1359.38 46.875 46.875], 'FaceColor',[1 1 1]);
rectangle('Position',[656.25 -1406.25 46.875 46.875], 'FaceColor',[1 1 1]);
rectangle('Position',[703.125 -1406.25 46.875 46.875], 'FaceColor',[1 1 1]);
rectangle('Position',[562.5 -1453.12 46.875 46.875], 'FaceColor',[1 1 1]);
rectangle('Position',[609.375 -1453.12 46.875 46.875], 'FaceColor',[1 1 1]);
rectangle('Position',[562.5 -1500 46.875 46.875], 'FaceColor',[0 0 0]);
rectangle('Position',[609.375 -1500 46.875 46.875], 'FaceColor',[0 0 0]);
rectangle('Position',[656.25 -1453.12 46.875 46.875], 'FaceColor',[1 1 1]);
rectangle('Position',[703.125 -1453.12 46.875 46.875], 'FaceColor',[1 1 1]);
rectangle('Position',[656.25 -1500 46.875 46.875], 'FaceColor',[0 0 0]);
rectangle('Position',[703.125 -1500 46.875 46.875], 'FaceColor',[0 0 0]);
rectangle('Position',[843.75 -796.875 46.875 46.875], 'FaceColor',[0 0 0]);
rectangle('Position',[890.625 -796.875 46.875 46.875], 'FaceColor',[0 0 0]);
rectangle('Position',[843.75 -843.75 46.875 46.875], 'FaceColor',[0 0 0]);
rectangle('Position',[890.625 -843.75 46.875 46.875], 'FaceColor',[1 1 1]);
rectangle('Position',[843.75 -890.625 46.875 46.875], 'FaceColor',[0 0 0]);
rectangle('Position',[890.625 -890.625 46.875 46.875], 'FaceColor',[1 1 1]);
rectangle('Position',[843.75 -937.5 46.875 46.875], 'FaceColor',[0 0 0]);
rectangle('Position',[890.625 -937.5 46.875 46.875], 'FaceColor',[1 1 1]);
rectangle('Position',[937.5 -796.875 46.875 46.875], 'FaceColor',[0 0 0]);
rectangle('Position',[984.375 -796.875 46.875 46.875], 'FaceColor',[1 1 1]);
rectangle('Position',[937.5 -843.75 46.875 46.875], 'FaceColor',[1 1 1]);
rectangle('Position',[984.375 -843.75 46.875 46.875], 'FaceColor',[1 1 1]);
rectangle('Position',[750 -984.375 46.875 46.875], 'FaceColor',[0 0 0]);
rectangle('Position',[796.875 -984.375 46.875 46.875], 'FaceColor',[0 0 0]);
rectangle('Position',[750 -1031.25 46.875 46.875], 'FaceColor',[1 1 1]);
rectangle('Position',[796.875 -1031.25 46.875 46.875], 'FaceColor',[1 1 1]);
rectangle('Position',[843.75 -984.375 46.875 46.875], 'FaceColor',[0 0 0]);
rectangle('Position',[890.625 -984.375 46.875 46.875], 'FaceColor',[1 1 1]);
rectangle('Position',[843.75 -1031.25 46.875 46.875], 'FaceColor',[1 1 1]);
rectangle('Position',[890.625 -1031.25 46.875 46.875], 'FaceColor',[1 1 1]);
rectangle('Position',[1312.5 -796.875 46.875 46.875], 'FaceColor',[1 1 1]);
rectangle('Position',[1359.38 -796.875 46.875 46.875], 'FaceColor',[0 0 0]);
rectangle('Position',[1312.5 -843.75 46.875 46.875], 'FaceColor',[1 1 1]);
rectangle('Position',[1359.38 -843.75 46.875 46.875], 'FaceColor',[0 0 0]);
rectangle('Position',[1406.25 -890.625 46.875 46.875], 'FaceColor',[1 1 1]);
rectangle('Position',[1453.12 -890.625 46.875 46.875], 'FaceColor',[0 0 0]);
rectangle('Position',[1406.25 -937.5 46.875 46.875], 'FaceColor',[1 1 1]);
rectangle('Position',[1453.12 -937.5 46.875 46.875], 'FaceColor',[0 0 0]);
rectangle('Position',[1406.25 -984.375 46.875 46.875], 'FaceColor',[1 1 1]);
rectangle('Position',[1453.12 -984.375 46.875 46.875], 'FaceColor',[0 0 0]);
rectangle('Position',[1406.25 -1031.25 46.875 46.875], 'FaceColor',[1 1 1]);
rectangle('Position',[1453.12 -1031.25 46.875 46.875], 'FaceColor',[0 0 0]);
rectangle('Position',[750 -1171.88 46.875 46.875], 'FaceColor',[0 0 0]);
rectangle('Position',[796.875 -1171.88 46.875 46.875], 'FaceColor',[0 0 0]);
rectangle('Position',[750 -1218.75 46.875 46.875], 'FaceColor',[1 1 1]);
rectangle('Position',[796.875 -1218.75 46.875 46.875], 'FaceColor',[0 0 0]);
rectangle('Position',[750 -1265.62 46.875 46.875], 'FaceColor',[1 1 1]);
rectangle('Position',[796.875 -1265.62 46.875 46.875], 'FaceColor',[0 0 0]);
rectangle('Position',[750 -1312.5 46.875 46.875], 'FaceColor',[1 1 1]);
rectangle('Position',[796.875 -1312.5 46.875 46.875], 'FaceColor',[0 0 0]);
rectangle('Position',[937.5 -1265.62 46.875 46.875], 'FaceColor',[1 1 1]);
rectangle('Position',[984.375 -1265.62 46.875 46.875], 'FaceColor',[1 1 1]);
rectangle('Position',[937.5 -1312.5 46.875 46.875], 'FaceColor',[0 0 0]);
rectangle('Position',[984.375 -1312.5 46.875 46.875], 'FaceColor',[0 0 0]);
rectangle('Position',[1031.25 -1265.62 46.875 46.875], 'FaceColor',[1 1 1]);
rectangle('Position',[1078.12 -1265.62 46.875 46.875], 'FaceColor',[1 1 1]);
rectangle('Position',[1031.25 -1312.5 46.875 46.875], 'FaceColor',[0 0 0]);
rectangle('Position',[1078.12 -1312.5 46.875 46.875], 'FaceColor',[1 1 1]);
rectangle('Position',[750 -1359.38 46.875 46.875], 'FaceColor',[1 1 1]);
rectangle('Position',[796.875 -1359.38 46.875 46.875], 'FaceColor',[0 0 0]);
rectangle('Position',[750 -1406.25 46.875 46.875], 'FaceColor',[1 1 1]);
rectangle('Position',[796.875 -1406.25 46.875 46.875], 'FaceColor',[0 0 0]);
rectangle('Position',[750 -1453.12 46.875 46.875], 'FaceColor',[1 1 1]);
rectangle('Position',[796.875 -1453.12 46.875 46.875], 'FaceColor',[0 0 0]);
rectangle('Position',[750 -1500 46.875 46.875], 'FaceColor',[0 0 0]);
rectangle('Position',[796.875 -1500 46.875 46.875], 'FaceColor',[0 0 0]);
rectangle('Position',[937.5 -1359.38 46.875 46.875], 'FaceColor',[0 0 0]);
rectangle('Position',[984.375 -1359.38 46.875 46.875], 'FaceColor',[0 0 0]);
rectangle('Position',[937.5 -1406.25 46.875 46.875], 'FaceColor',[1 1 1]);
rectangle('Position',[984.375 -1406.25 46.875 46.875], 'FaceColor',[1 1 1]);
rectangle('Position',[1031.25 -1359.38 46.875 46.875], 'FaceColor',[0 0 0]);
rectangle('Position',[1078.12 -1359.38 46.875 46.875], 'FaceColor',[1 1 1]);
rectangle('Position',[1031.25 -1406.25 46.875 46.875], 'FaceColor',[1 1 1]);
rectangle('Position',[1078.12 -1406.25 46.875 46.875], 'FaceColor',[1 1 1]);
rectangle('Position',[937.5 -1453.12 46.875 46.875], 'FaceColor',[1 1 1]);
rectangle('Position',[984.375 -1453.12 46.875 46.875], 'FaceColor',[1 1 1]);
rectangle('Position',[937.5 -1500 46.875 46.875], 'FaceColor',[0 0 0]);
rectangle('Position',[984.375 -1500 46.875 46.875], 'FaceColor',[0 0 0]);
rectangle('Position',[1031.25 -1453.12 46.875 46.875], 'FaceColor',[1 1 1]);
rectangle('Position',[1078.12 -1453.12 46.875 46.875], 'FaceColor',[1 1 1]);
rectangle('Position',[1031.25 -1500 46.875 46.875], 'FaceColor',[0 0 0]);
rectangle('Position',[1078.12 -1500 46.875 46.875], 'FaceColor',[0 0 0]);
rectangle('Position',[1125 -1171.88 46.875 46.875], 'FaceColor',[0 0 0]);
rectangle('Position',[1171.88 -1171.88 46.875 46.875], 'FaceColor',[0 0 0]);
rectangle('Position',[1125 -1218.75 46.875 46.875], 'FaceColor',[1 1 1]);
rectangle('Position',[1171.88 -1218.75 46.875 46.875], 'FaceColor',[1 1 1]);
rectangle('Position',[1312.5 -1171.88 46.875 46.875], 'FaceColor',[0 0 0]);
rectangle('Position',[1359.38 -1171.88 46.875 46.875], 'FaceColor',[0 0 0]);
rectangle('Position',[1312.5 -1218.75 46.875 46.875], 'FaceColor',[1 1 1]);
rectangle('Position',[1359.38 -1218.75 46.875 46.875], 'FaceColor',[1 1 1]);
rectangle('Position',[1406.25 -1171.88 46.875 46.875], 'FaceColor',[0 0 0]);
rectangle('Position',[1453.12 -1171.88 46.875 46.875], 'FaceColor',[0 0 0]);
rectangle('Position',[1406.25 -1218.75 46.875 46.875], 'FaceColor',[1 1 1]);
rectangle('Position',[1453.12 -1218.75 46.875 46.875], 'FaceColor',[0 0 0]);
rectangle('Position',[1406.25 -1265.62 46.875 46.875], 'FaceColor',[1 1 1]);
rectangle('Position',[1453.12 -1265.62 46.875 46.875], 'FaceColor',[0 0 0]);
rectangle('Position',[1406.25 -1312.5 46.875 46.875], 'FaceColor',[1 1 1]);
rectangle('Position',[1453.12 -1312.5 46.875 46.875], 'FaceColor',[0 0 0]);
rectangle('Position',[1218.75 -1359.38 46.875 46.875], 'FaceColor',[0 0 0]);
rectangle('Position',[1265.62 -1359.38 46.875 46.875], 'FaceColor',[0 0 0]);
rectangle('Position',[1218.75 -1406.25 46.875 46.875], 'FaceColor',[1 1 1]);
rectangle('Position',[1265.62 -1406.25 46.875 46.875], 'FaceColor',[1 1 1]);
rectangle('Position',[1125 -1453.12 46.875 46.875], 'FaceColor',[1 1 1]);
rectangle('Position',[1171.88 -1453.12 46.875 46.875], 'FaceColor',[1 1 1]);
rectangle('Position',[1125 -1500 46.875 46.875], 'FaceColor',[0 0 0]);
rectangle('Position',[1171.88 -1500 46.875 46.875], 'FaceColor',[0 0 0]);
rectangle('Position',[1218.75 -1453.12 46.875 46.875], 'FaceColor',[1 1 1]);
rectangle('Position',[1265.62 -1453.12 46.875 46.875], 'FaceColor',[1 1 1]);
rectangle('Position',[1218.75 -1500 46.875 46.875], 'FaceColor',[0 0 0]);
rectangle('Position',[1265.62 -1500 46.875 46.875], 'FaceColor',[0 0 0]);
rectangle('Position',[1406.25 -1359.38 46.875 46.875], 'FaceColor',[1 1 1]);
rectangle('Position',[1453.12 -1359.38 46.875 46.875], 'FaceColor',[0 0 0]);
rectangle('Position',[1406.25 -1406.25 46.875 46.875], 'FaceColor',[1 1 1]);
rectangle('Position',[1453.12 -1406.25 46.875 46.875], 'FaceColor',[0 0 0]);
rectangle('Position',[1312.5 -1453.12 46.875 46.875], 'FaceColor',[1 1 1]);
rectangle('Position',[1359.38 -1453.12 46.875 46.875], 'FaceColor',[1 1 1]);
rectangle('Position',[1312.5 -1500 46.875 46.875], 'FaceColor',[0 0 0]);
rectangle('Position',[1359.38 -1500 46.875 46.875], 'FaceColor',[0 0 0]);
rectangle('Position',[1406.25 -1453.12 46.875 46.875], 'FaceColor',[1 1 1]);
rectangle('Position',[1453.12 -1453.12 46.875 46.875], 'FaceColor',[0 0 0]);
rectangle('Position',[1406.25 -1500 46.875 46.875], 'FaceColor',[0 0 0]);
rectangle('Position',[1453.12 -1500 46.875 46.875], 'FaceColor',[0 0 0]);
X=[1400,1400,1312.5,1218.75,1218.75,1218.75,1171.88,1171.88,1218.75,1265.62,1265.62,1218.75,1218.75,1125,1031.25,1031.25,843.75,843.75,796.875,796.875,796.875,750,750,656.25,562.5,468.75,375,281.25,281.25,281.25,281.25,281.25,187.5,187.5,100];
Y=[-100,-100,-187.5,-328.125,-328.125,-328.125,-375,-375,-421.875,-421.875,-421.875,-562.5,-562.5,-656.25,-750,-750,-937.5,-937.5,-984.375,-984.375,-984.375,-937.5,-843.75,-750,-656.25,-562.5,-468.75,-375,-328.125,-281.25,-234.375,-187.5,-93.75,-93.75,-100];
hold on;
plot(X,Y,'r');
legend('4872.62','Location','southoutside');
